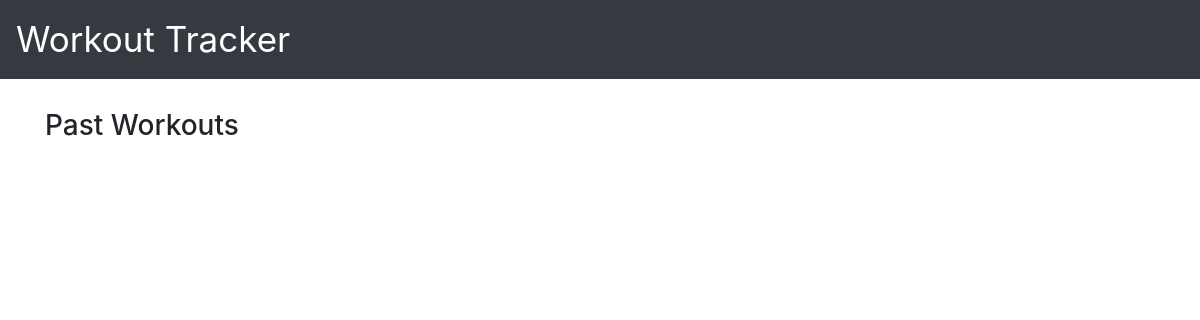
The app's page /, older data.
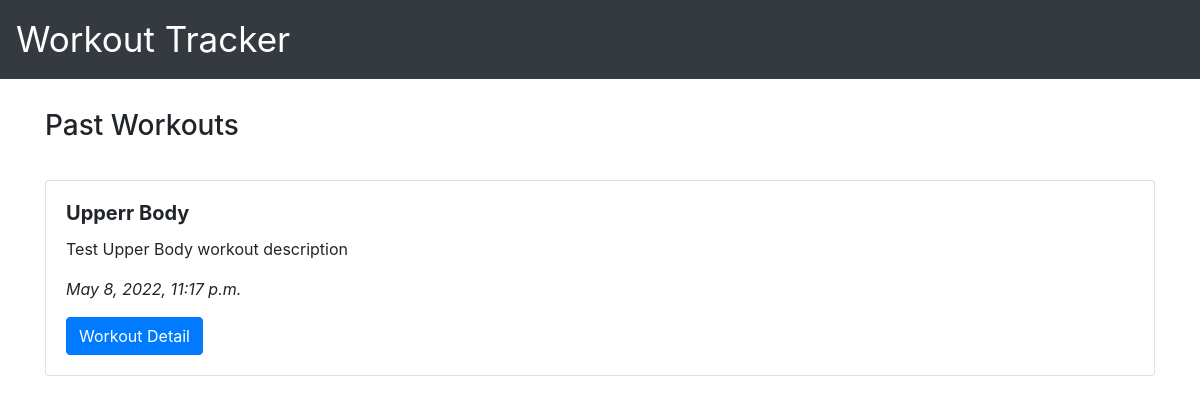
The same page, newer data.
### workout/models.py (models this page shows, shortened)
class Workout(models.Model):
  name        = models.CharField(max_length=70, verbose_name=('Name'))
  description = models.CharField(max_length=256, blank=True, null=True, verbose_name=('Description'))
  dateTime    = models.DateTimeField()
  exercises   = models.ManyToManyField('Exercise', related_name=('exercises'))
  class Meta:
    ordering = ['-dateTime']

### workout/views.py (the view)
# urls.py: path('', WorkoutsOverView.as_view(), name="workout_overview"),
class WorkoutsOverView(TemplateView):
    template_name = 'workout/overview.html'
    def get_context_data(self, **kwargs):
        context = super().get_context_data(**kwargs)
        context['workouts'] = Workout.objects.all()
        return context

### workout/templates/workout/overview.html
{% extends "workout/base.html" %}
{% block content %}
  <div class="container" style="padding-top: 30px">
    <h3>Past Workouts</h3>
  </div>
  {% for workout in workouts %}
  <div class="container" style="padding-top: 30px">
    <div class="card" style="">
      <div class="card-body">
        <h5 class="card-title font-weight-bold">{{ workout.name}}</h5>
        <p class="card-text">{{ workout.description }}</p>
        <p class="card-text font-italic">{{ workout.dateTime }}</p>
        <a href="{% url 'workout_detail' workout.pk %}" class="btn btn-primary">Workout Detail</a>
      </div>
    </div>
  </div>
  {% endfor %}
{% endblock %}

Row changes from the older to the newer data that the page shows:
added Workout: name "Upperr Body", description "Test Upper Body workout description", dateTime "May 8, 2022, 11:17 p.m."
